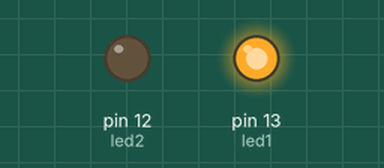
Bench run of a sketch on a simulated Arduino Uno, built with avr-gcc and run on an emulated ATmega328P. Shown: output pins drawn as LEDs (lit = HIGH).

Above: at 0.5 s.
At 3.2 s:
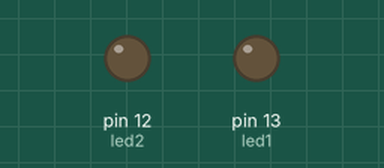
At 5.5 s:
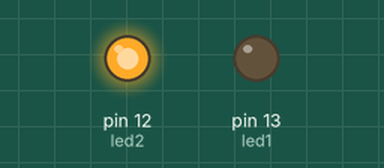
Timing chart, 0 to 8.1 s (numbered marks = the images above):
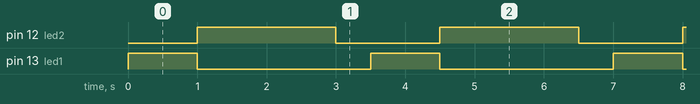

The sketch:

lights_1.ino
```cpp
// C++ code
// Blink Code
int led1=13;
int led2=12;
int led3=-11;
void setup()
{
  pinMode(led1, OUTPUT);
  pinMode(led2, OUTPUT);
  pinMode(led3, OUTPUT);
}

void loop()
{
  digitalWrite(led1, HIGH);

  delay(1000); // Wait for 1000 millisecond(s)
  digitalWrite(led1, LOW);
  digitalWrite(led2,HIGH);
  digitalWrite(led2,HIGH);
  delay(2000);
  digitalWrite(led2,LOW);
  digitalWrite(led3,HIGH);
  digitalWrite(led3,HIGH);
  digitalWrite(led3,HIGH);
  digitalWrite(led3,HIGH);
  digitalWrite(led3,HIGH);
  delay(500); // Wait for 1000 millisecond(s)
  digitalWrite(led3,LOW);
}
```

Measured:
- by itself, pin 12 (led2): alternates HIGH for 2.0 s and LOW for 1.5 s
- by itself, pin 13 (led1): alternates HIGH for 1.0 s and LOW for 2.5 s
- by itself, everything shown: repeats every 3.5 s, in 3 steps
